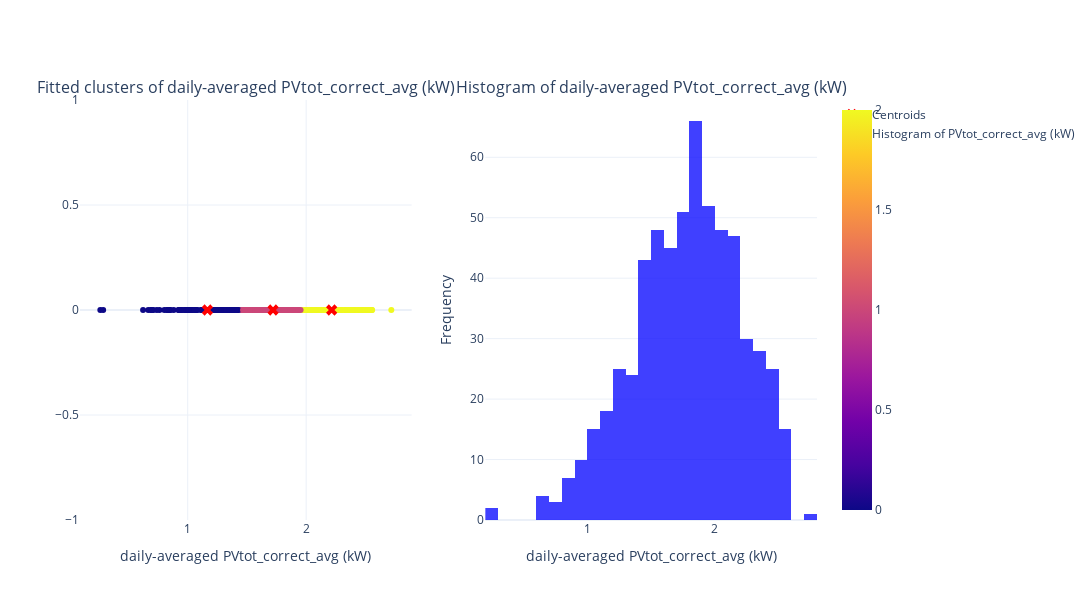

Write notebook code for a chart like this one.
### Markdown cell above
## 1-D Cluster

### Code cell
import pandas as pd
import plotly.express as px
import plotly.graph_objects as go
from plotly.subplots import make_subplots
from sklearn.cluster import KMeans
import numpy as np

# Select the variable for clustering
var1 = 'PVtot_correct_avg (kW)'  # Replace 'P' with the actual column name in your DataFrame
n_clusters = 3
X_1D = dailymean_merge_df[[var1, 'Date']].dropna()  # Drop rows with NaN values

# Apply KMeans clustering
kmeans = KMeans(n_clusters=n_clusters, random_state=103)
kmeans.fit(X_1D[[var1]])

# Add cluster labels to the DataFrame
X_1D['Cluster'] = kmeans.labels_

# Calculate the norm of cluster centers and sort clusters by their value (since it's 1D)
centers = pd.DataFrame(kmeans.cluster_centers_, columns=[var1])
centers['Norm'] = centers[var1].abs()
sorted_indices = centers.sort_values(by='Norm').index

# Map old cluster labels to new ones based on the sorted order
label_mapping = {old_label: new_label for new_label, old_label in enumerate(sorted_indices)}
X_1D['Cluster'] = X_1D['Cluster'].map(label_mapping)

# Update cluster centers to reflect the new labels
centers = centers.loc[sorted_indices].reset_index(drop=True)
centers['Cluster'] = [f'Cluster {i}' for i in range(n_clusters)]

# Add a column for y-values (all zeros)
X_1D['y'] = 0
centers['y'] = 0

# Create a subplot figure with 1 row and 2 columns
fig = make_subplots(
    rows=1, cols=2,
    subplot_titles=[
        f"Fitted clusters of daily-averaged {var1}",
        f"Histogram of daily-averaged {var1}"
    ]
)

# Subplot 1: Scatter plot with clusters
scatter = px.scatter(
    X_1D,
    x=var1,
    y='y',
    color='Cluster',
    labels={var1: f'daily-averaged {var1}', 'y': ''},
    hover_data={'Date': True, var1: True},
).data

for trace in scatter:
    fig.add_trace(trace, row=1, col=1)

# Add cluster centers to the scatter plot
fig.add_trace(
    go.Scatter(
        x=centers[var1],
        y=centers['y'],
        mode='markers',
        marker=dict(size=10, color='red', symbol='x'),
        name='Centroids'
    ),
    row=1, col=1
)

# Subplot 2: Histogram of the selected variable
fig.add_trace(
    go.Histogram(
        x=X_1D[var1],
        name=f'Histogram of {var1}',
        marker_color='blue',
        opacity=0.75
    ),
    row=1, col=2
)

# Update layout
fig.update_layout(
    template='plotly_white',
    width=1500,
    height=600,
    showlegend=True,
    xaxis_title=f'daily-averaged {var1}',
    yaxis_title='',
    xaxis2_title=f'daily-averaged {var1}',
    yaxis2_title='Frequency',
)

X_1D.drop(columns='y', inplace=True)
centers.drop(columns='y', inplace=True)

print(X_1D)

fig.show()

### Figure 1 — Plotly figure (JSON) as saved in the notebook; plotly's stock layout.template omitted (floating-point values rounded to 4 significant figures; data arrays with more than 128 entries replaced by an {"elided": "..."} marker saying what was removed)
{"data": [{"customdata": {"elided": "607x1 str values"}, "hovertemplate": "daily-averaged PVtot_correct_avg (kW)=%{x}<br>=%{y}<br>Date=%{customdata[0]}<br>Cluster=%{marker.color}<extra></extra>", "legendgroup": "", "marker": {"color": {"elided": "607 int values"}, "coloraxis": "coloraxis", "symbol": "circle"}, "mode": "markers", "name": "", "orientation": "v", "showlegend": false, "type": "scatter", "x": {"elided": "607 float values"}, "xaxis": "x", "y": {"elided": "607 int values"}, "yaxis": "y"}, {"marker": {"color": "red", "size": 10, "symbol": "x"}, "mode": "markers", "name": "Centroids", "type": "scatter", "x": [1.166, 1.72, 2.215], "xaxis": "x", "y": [0, 0, 0], "yaxis": "y"}, {"marker": {"color": "blue"}, "name": "Histogram of PVtot_correct_avg (kW)", "opacity": 0.75, "type": "histogram", "x": {"elided": "607 float values"}, "xaxis": "x2", "yaxis": "y2"}], "layout": {"annotations": [{"font": {"size": 16}, "showarrow": false, "text": "Fitted clusters of daily-averaged PVtot_correct_avg (kW)", "x": 0.225, "xanchor": "center", "xref": "paper", "y": 1, "yanchor": "bottom", "yref": "paper"}, {"font": {"size": 16}, "showarrow": false, "text": "Histogram of daily-averaged PVtot_correct_avg (kW)", "x": 0.775, "xanchor": "center", "xref": "paper", "y": 1, "yanchor": "bottom", "yref": "paper"}], "height": 600, "showlegend": true, "width": 1500, "xaxis": {"anchor": "y", "domain": [0, 0.45], "title": {"text": "daily-averaged PVtot_correct_avg (kW)"}}, "xaxis2": {"anchor": "y2", "domain": [0.55, 1], "title": {"text": "daily-averaged PVtot_correct_avg (kW)"}}, "yaxis": {"anchor": "x", "domain": [0, 1], "title": {"text": ""}}, "yaxis2": {"anchor": "x2", "domain": [0, 1], "title": {"text": "Frequency"}}}}
